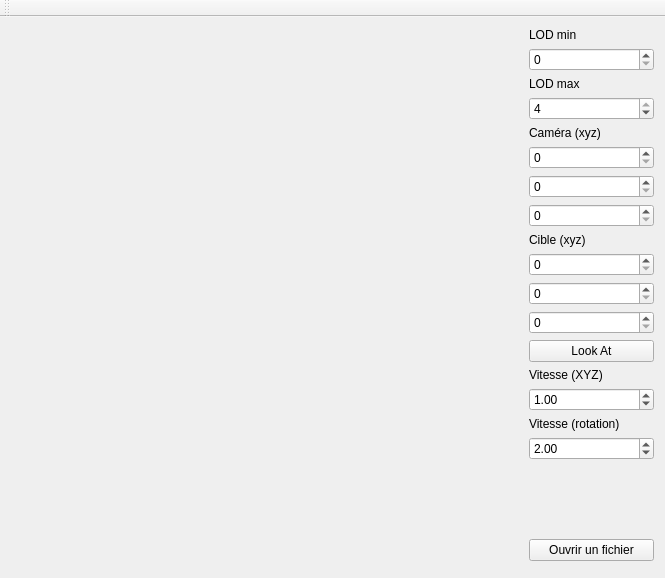
<?xml version="1.0" encoding="UTF-8"?>
<ui version="4.0">
 <class>MainWindow</class>
 <widget class="QMainWindow" name="MainWindow">
  <property name="geometry">
   <rect>
    <x>0</x>
    <y>0</y>
    <width>665</width>
    <height>578</height>
   </rect>
  </property>
  <property name="windowTitle">
   <string>MainWindow</string>
  </property>
  <widget class="QWidget" name="centralWidget">
   <layout class="QGridLayout" name="gridLayout">
    <item row="20" column="2">
     <widget class="QPushButton" name="openButton">
      <property name="minimumSize">
       <size>
        <width>120</width>
        <height>0</height>
       </size>
      </property>
      <property name="maximumSize">
       <size>
        <width>130</width>
        <height>16777215</height>
       </size>
      </property>
      <property name="text">
       <string>Ouvrir un fichier</string>
      </property>
     </widget>
    </item>
    <item row="1" column="2">
     <widget class="QLabel" name="LODMinLabel">
      <property name="text">
       <string>LOD min</string>
      </property>
     </widget>
    </item>
    <item row="9" column="2">
     <widget class="QLabel" name="targetCoordLabel">
      <property name="text">
       <string>Cible (xyz)</string>
      </property>
     </widget>
    </item>
    <item row="12" column="2">
     <widget class="QSpinBox" name="zTar"/>
    </item>
    <item row="4" column="2">
     <widget class="QSpinBox" name="lodMax">
      <property name="suffix">
       <string/>
      </property>
      <property name="maximum">
       <number>4</number>
      </property>
      <property name="value">
       <number>4</number>
      </property>
     </widget>
    </item>
    <item row="10" column="2">
     <widget class="QSpinBox" name="xTar"/>
    </item>
    <item row="11" column="2">
     <widget class="QSpinBox" name="yTar"/>
    </item>
    <item row="15" column="2">
     <widget class="QDoubleSpinBox" name="xyzSpeed">
      <property name="decimals">
       <number>2</number>
      </property>
      <property name="minimum">
       <double>0.000000000000000</double>
      </property>
      <property name="maximum">
       <double>10.000000000000000</double>
      </property>
      <property name="value">
       <double>1.000000000000000</double>
      </property>
     </widget>
    </item>
    <item row="7" column="2">
     <widget class="QSpinBox" name="yCam"/>
    </item>
    <item row="14" column="2">
     <widget class="QLabel" name="xyzSpeedLabel">
      <property name="text">
       <string>Vitesse (XYZ)</string>
      </property>
     </widget>
    </item>
    <item row="2" column="2">
     <widget class="QSpinBox" name="lodMin">
      <property name="maximum">
       <number>4</number>
      </property>
     </widget>
    </item>
    <item row="5" column="2">
     <widget class="QLabel" name="cameraCoordLabel">
      <property name="text">
       <string>Caméra (xyz)</string>
      </property>
     </widget>
    </item>
    <item row="6" column="2">
     <widget class="QSpinBox" name="xCam"/>
    </item>
    <item row="18" column="2">
     <spacer name="verticalSpacer">
      <property name="orientation">
       <enum>Qt::Vertical</enum>
      </property>
      <property name="sizeHint" stdset="0">
       <size>
        <width>20</width>
        <height>40</height>
       </size>
      </property>
     </spacer>
    </item>
    <item row="1" column="0" rowspan="21" colspan="2">
     <widget class="GLWidget" name="glWidget" native="true">
      <property name="minimumSize">
       <size>
        <width>512</width>
        <height>500</height>
       </size>
      </property>
      <property name="focusPolicy">
       <enum>Qt::StrongFocus</enum>
      </property>
      <zorder>openButton</zorder>
     </widget>
    </item>
    <item row="16" column="2">
     <widget class="QLabel" name="rotSpeedLabel">
      <property name="text">
       <string>Vitesse (rotation)</string>
      </property>
     </widget>
    </item>
    <item row="8" column="2">
     <widget class="QSpinBox" name="zCam"/>
    </item>
    <item row="13" column="2">
     <widget class="QPushButton" name="lookAt">
      <property name="text">
       <string>Look At</string>
      </property>
     </widget>
    </item>
    <item row="3" column="2">
     <widget class="QLabel" name="LODMaxLabel">
      <property name="text">
       <string>LOD max</string>
      </property>
     </widget>
    </item>
    <item row="17" column="2">
     <widget class="QDoubleSpinBox" name="rotSpeed">
      <property name="maximum">
       <double>10.000000000000000</double>
      </property>
      <property name="value">
       <double>2.000000000000000</double>
      </property>
     </widget>
    </item>
   </layout>
  </widget>
  <widget class="QMenuBar" name="menuBar">
   <property name="geometry">
    <rect>
     <x>0</x>
     <y>0</y>
     <width>665</width>
     <height>19</height>
    </rect>
   </property>
  </widget>
  <widget class="QToolBar" name="mainToolBar">
   <attribute name="toolBarArea">
    <enum>TopToolBarArea</enum>
   </attribute>
   <attribute name="toolBarBreak">
    <bool>false</bool>
   </attribute>
  </widget>
 </widget>
 <layoutdefault spacing="6" margin="11"/>
 <customwidgets>
  <customwidget>
   <class>GLWidget</class>
   <extends>QWidget</extends>
   <header>glwidget.h</header>
   <container>1</container>
  </customwidget>
 </customwidgets>
 <resources/>
 <connections/>
</ui>
